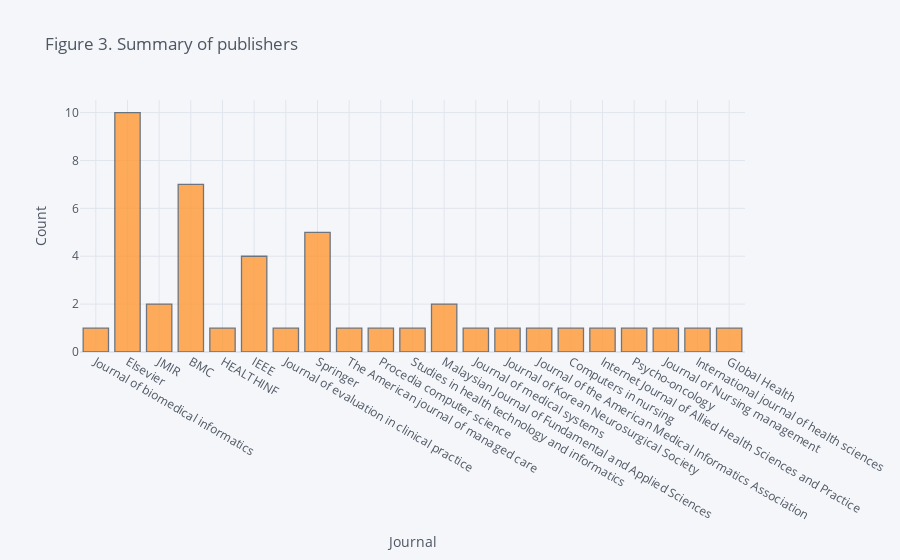

The notebook cell this image was saved under:
### Markdown cell above
# Summary by Journal and Conference Proceeding

### Code cell
# Standard plotly imports
import plotly.graph_objs as go
from plotly.offline import iplot, init_notebook_mode
# Using plotly + cufflinks in offline mode
import cufflinks

cufflinks.go_offline(connected=True)
init_notebook_mode(connected=True)

reflist['Journal'].iplot(kind='hist', xTitle='Journal',
                  yTitle='Count', title='Figure 3. Summary of publishers')

### Figure 1 — Plotly figure (JSON) as saved in the notebook; plotly's stock layout.template omitted (floating-point values rounded to 4 significant figures)
{"data": [{"histfunc": "count", "histnorm": "", "marker": {"color": "rgba(255, 153, 51, 1.0)", "line": {"color": "#4D5663", "width": 1.3}}, "name": "Journal", "opacity": 0.8, "orientation": "v", "type": "histogram", "x": ["Journal of biomedical informatics", "Elsevier ", "Elsevier ", "JMIR", "BMC", "JMIR", "HEALTHINF", "Elsevier ", "IEEE", "Journal of evaluation in clinical practice", "Springer ", "IEEE", "The American journal of managed care", "Procedia computer science", "Springer ", "Studies in health technology and informatics", "Malaysian Journal of Fundamental and Applied Sciences", "Journal of medical systems ", "Journal of Korean Neurosurgical Society ", "Journal of the American Medical Informatics Association", "IEEE", "Elsevier ", "Elsevier ", "Computers in nursing", "Springer ", "BMC", "Elsevier ", "IEEE", "Elsevier ", "BMC", "Elsevier ", "Internet Journal of Allied Health Sciences and Practice", "BMC", "Springer ", "Psycho-oncology ", "BMC", "Journal of Nursing management ", "Springer ", "BMC", "Elsevier ", "International journal of health sciences", "Global Health ", "BMC", "Elsevier ", "Malaysian Journal of Fundamental and Applied Sciences"]}], "layout": {"barmode": "overlay", "legend": {"bgcolor": "#F5F6F9", "font": {"color": "#4D5663"}}, "paper_bgcolor": "#F5F6F9", "plot_bgcolor": "#F5F6F9", "title": {"font": {"color": "#4D5663"}, "text": "Figure 3. Summary of publishers"}, "xaxis": {"gridcolor": "#E1E5ED", "showgrid": true, "tickfont": {"color": "#4D5663"}, "title": {"font": {"color": "#4D5663"}, "text": "Journal"}, "zerolinecolor": "#E1E5ED"}, "yaxis": {"gridcolor": "#E1E5ED", "showgrid": true, "tickfont": {"color": "#4D5663"}, "title": {"font": {"color": "#4D5663"}, "text": "Count"}, "zerolinecolor": "#E1E5ED"}}}
